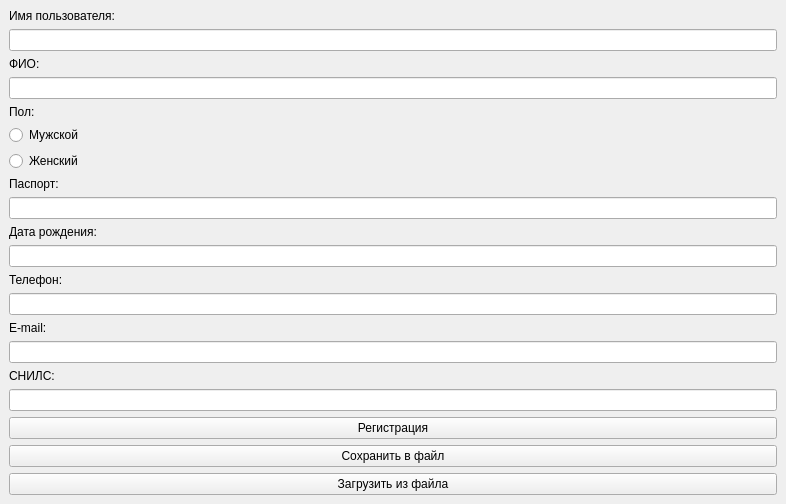
<?xml version="1.0" encoding="UTF-8"?>
<ui version="4.0">
 <class>MainWindow</class>
 <widget class="QMainWindow" name="MainWindow">
  <property name="geometry">
   <rect>
    <x>0</x>
    <y>0</y>
    <width>786</width>
    <height>500</height>
   </rect>
  </property>
  <property name="windowTitle">
   <string>Форма регистрации</string>
  </property>
  <widget class="QWidget" name="centralwidget">
   <layout class="QVBoxLayout" name="verticalLayout">
    <item>
     <widget class="QLabel" name="label">
      <property name="text">
       <string>Имя пользователя:</string>
      </property>
     </widget>
    </item>
    <item>
     <widget class="QLineEdit" name="usernameEdit"/>
    </item>
    <item>
     <widget class="QLabel" name="label_2">
      <property name="text">
       <string>ФИО:</string>
      </property>
     </widget>
    </item>
    <item>
     <widget class="QLineEdit" name="fullNameEdit"/>
    </item>
    <item>
     <widget class="QLabel" name="label_3">
      <property name="text">
       <string>Пол:</string>
      </property>
     </widget>
    </item>
    <item>
     <widget class="QRadioButton" name="maleRadio">
      <property name="text">
       <string>Мужской</string>
      </property>
     </widget>
    </item>
    <item>
     <widget class="QRadioButton" name="femaleRadio">
      <property name="text">
       <string>Женский</string>
      </property>
     </widget>
    </item>
    <item>
     <widget class="QLabel" name="label_4">
      <property name="text">
       <string>Паспорт:</string>
      </property>
     </widget>
    </item>
    <item>
     <widget class="QLineEdit" name="passportEdit"/>
    </item>
    <item>
     <widget class="QLabel" name="label_5">
      <property name="text">
       <string>Дата рождения:</string>
      </property>
     </widget>
    </item>
    <item>
     <widget class="QLineEdit" name="birthDateEdit"/>
    </item>
    <item>
     <widget class="QLabel" name="label_6">
      <property name="text">
       <string>Телефон:</string>
      </property>
     </widget>
    </item>
    <item>
     <widget class="QLineEdit" name="phoneEdit"/>
    </item>
    <item>
     <widget class="QLabel" name="label_7">
      <property name="text">
       <string>E-mail:</string>
      </property>
     </widget>
    </item>
    <item>
     <widget class="QLineEdit" name="emailEdit"/>
    </item>
    <item>
     <widget class="QLabel" name="label_8">
      <property name="text">
       <string>СНИЛС:</string>
      </property>
     </widget>
    </item>
    <item>
     <widget class="QLineEdit" name="snilsEdit"/>
    </item>
    <item>
     <widget class="QPushButton" name="registerButton">
      <property name="text">
       <string>Регистрация</string>
      </property>
     </widget>
    </item>
    <item>
    <widget class="QPushButton" name="saveButton">
     <property name="text">
      <string>Сохранить в файл</string>
     </property>
    </widget>
   </item>
    <item>
   <widget class="QPushButton" name="openButton">
    <property name="text">
     <string>Загрузить из файла</string>
    </property>
   </widget>
  </item>
   </layout>
  </widget>
 </widget>
 <resources/>
 <connections/>
</ui>
